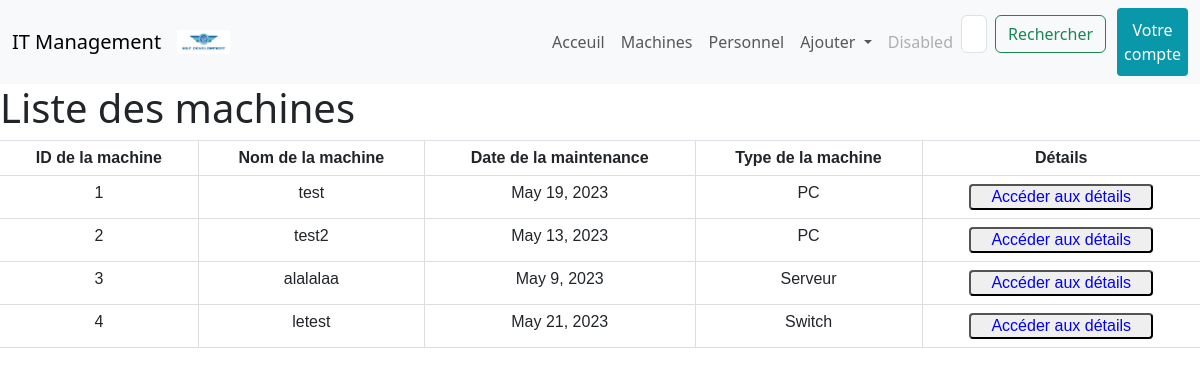
Before: /machine/ with the older database file.
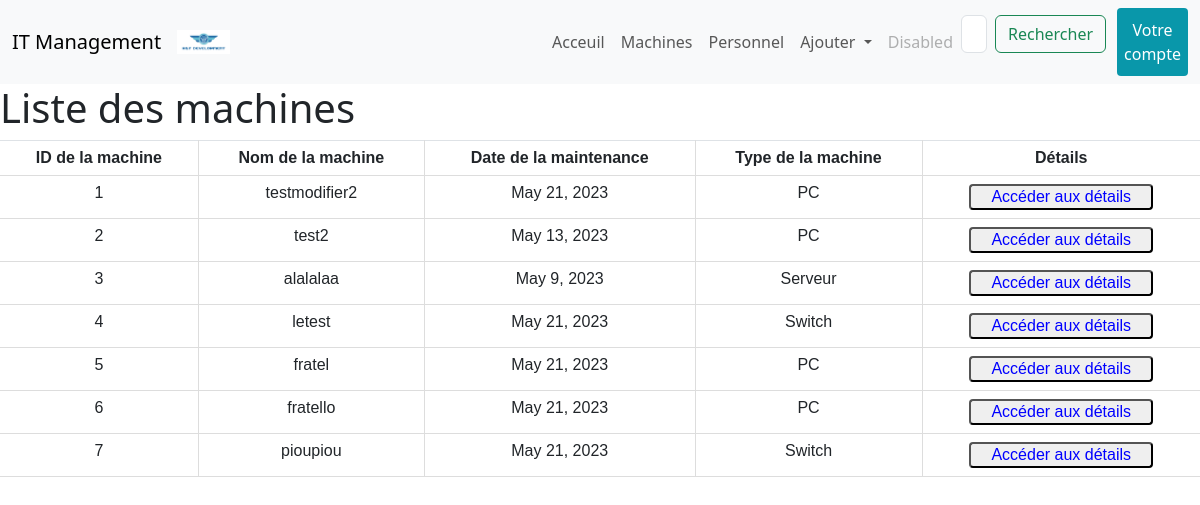
After: the same page with the newer database file.
### projetApp/models.py (models this page shows, shortened)
class Machine(models.Model):
	TYPE = {
		('PC', ('PC - Windows')),
		('Mac', ('Mac - MacOS')),
		('Serveur', ('Serveur')),
		('Switch', ('Switch')),
	}
	id = models.AutoField(
			primary_key =  True,
			editable = False)
	nom = models.CharField(
		max_length = 15)
	maintenance_date = models.DateField(default = datetime.now())
	mach = models.CharField(max_length = 32, choices = TYPE, default = 'PC')

### projetApp/views.py (the view)
# urls.py: path('machine/' , views.liste_machine_view , name = 'machine'),
def liste_machine_view(request):
    machine = Machine.objects.all()
    return render(request , 'templates/html/liste_machine.html' , {'machine' : machine})

### projetApp/templates/html/liste_machine.html (shortened to what this page needs)
{% extends "index.html" %}
{% block content %}
    <h1>Liste des machines</h1>
    {% if machine %}
        <table class="table">
            <thead>
                <tr>
                    <th>ID de la machine</th>
                    <th>Nom de la machine</th>
                    <th>Date de la maintenance</th>
                    <th>Type de la machine</th>
                    <th>Détails</th>
                </tr>
            </thead>
                <tbody>
            {% for machine in machine %}
                  <tr>
                    <td>{{ machine.id }}</td>
                    <td>{{ machine.nom }}</td>
                    <td>{{ machine.maintenance_date }}</td>
                    <td>{{ machine.mach }}</td>
                    <td><a href="{% url 'machine_detail' machine.id %}"><button class="button_detail">Accéder aux détails</button></a></td>
                  </tr>
            {% endfor %}
                </tbody>
              </table>
    {% else %}
        <p>Il n'y a pas de machine.</p>
    {% endif %}
{% endblock %}

### projetApp/templates/index.html (shortened to what this page needs)
<!DOCTYPE html>
<html>
<head>
    {% load static %}
    <link rel="stylesheet" href="{% static 'css/bootstrap.min.css' %}">
    <link rel="stylesheet" href="{% static 'css/style.css' %}">
</head>
<header>
  <nav class="navbar navbar-expand-lg bg-body-tertiary">
    <div class="container-fluid">
      <a class="navbar-brand" href="{% url 'index' %}">IT Management</a>
      <a class="navbar-brand" href="{% url 'index' %}"><img src="{% static 'images/rtdev.png' %}" class="img-fluid" alt="Logo rtdev"></a>
      <div class="collapse navbar-collapse" id="navbarSupportedContent">
        <ul class="navbar-nav me-auto mb-2 mb-lg-0">
          <li class="nav-item">
            <a class="nav-link" href="{% url 'index' %}">Acceuil</a>
          </li>
          <li class="nav-item">
            <a class="nav-link" href="{% url 'machine' %}">Machines</a>
          </li>
          <li class="nav-item">
            <a class="nav-link" href="{% url 'personnel' %}">Personnel</a>
          </li>
          <li class="nav-item dropdown">
            <a class="nav-link dropdown-toggle" href="#" role="button" data-bs-toggle="dropdown" aria-expanded="false">
              Ajouter
            </a>
          </li>
          <li class="nav-item">
            <a class="nav-link disabled">Disabled</a>
          </li>
        </ul>
        <form class="d-flex" role="search">
          <input class="form-control me-2" type="search" placeholder="Entrez votre recherche" aria-label="Search">
          <button class="btn btn-outline-success" type="submit">Rechercher</button>
        </form>
          <a href="{% url 'compte' %}"><button class="button_compte">Votre compte</button></a>
      </div>
    </div>
  </nav>
</header>
<body>
  {% block content %}{% endblock %}
</body>
</html>

### projetApp/static/css/style.css (style rules this page uses)
.img-fluid { max-width: 15%; height: auto; }
table { width: 100%; border-collapse: collapse; font-family: Arial, sans-serif; border-top: 1px solid #ddd; }
table th, table td { padding: 8px; text-align: center; border-bottom: 1px solid #ddd; border-right: 1px solid #ddd; }
table th { background-color: #f2f2f2; }
table th:last-child, table td:last-child { border-right: none; }
.button_compte { background-color: #0997aa; color: white; padding: 10px 7px; font-size: 16px; border: none; margin-left: 11px; cursor: pointer; border-radius: 4px; }
.button_detail { border-radius: 4px; color: blue; padding: 2px 20px; }

Changed rows visible on the page:
changed Machine id 1: nom "test" → "testmodifier2"; maintenance_date "May 19, 2023" → "May 21, 2023"
added Machine: id "5", nom "fratel", maintenance_date "May 21, 2023", mach "PC"
added Machine: id "6", nom "fratello", maintenance_date "May 21, 2023", mach "PC"
added Machine: id "7", nom "pioupiou", maintenance_date "May 21, 2023", mach "Switch"
